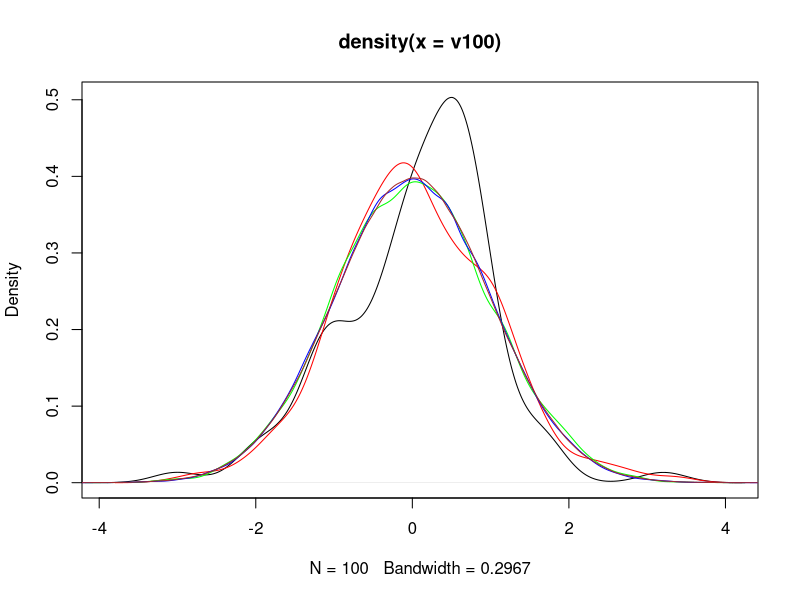
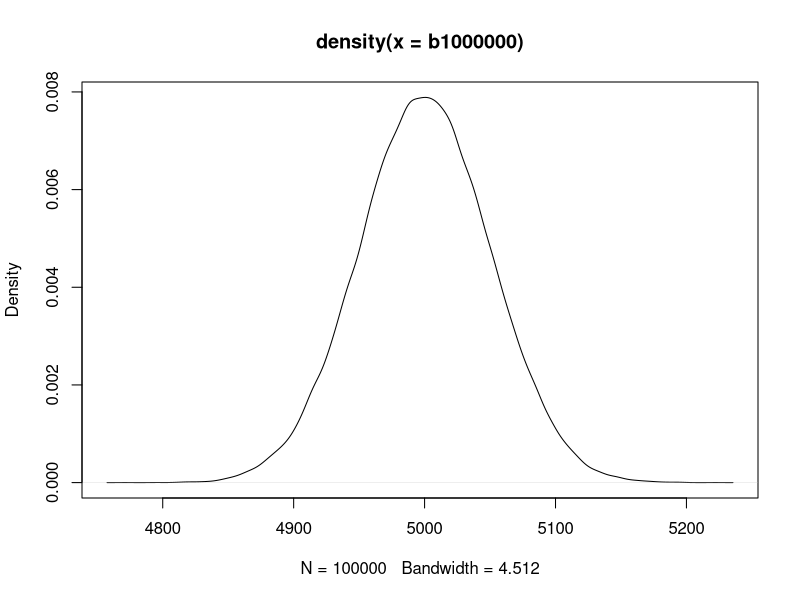
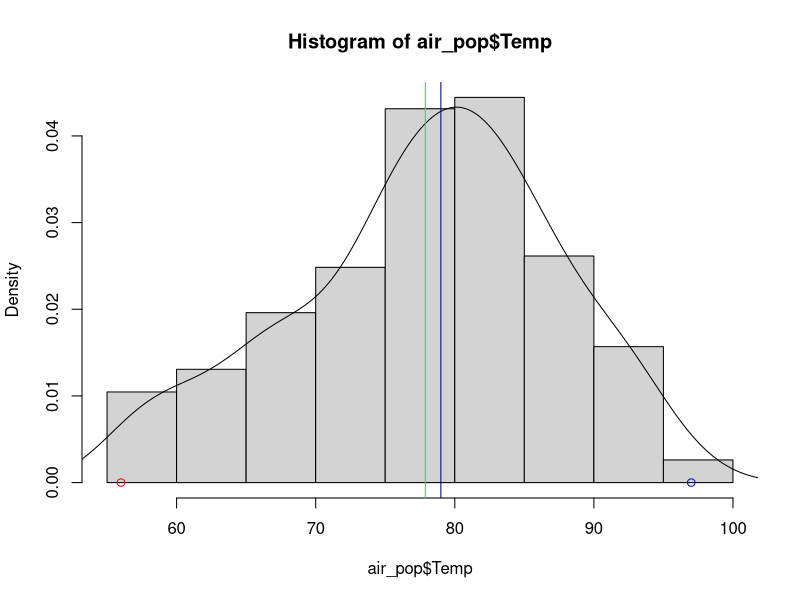
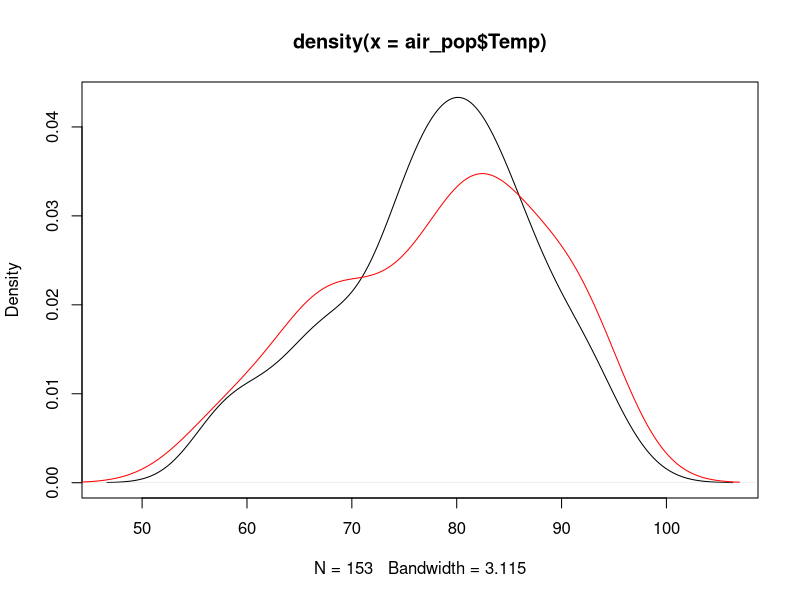

Here is the R script that generated these plots, in order:
# Lab 5 Script: Descriptive Statistics & Data Visualization
# The University of Texas at San Antonio
# URP-5393: Urban Planning Methods II


#---- Objectives ----
# In this Lab you will learn to:

# 0. Learn about the difference between statistics (sample) and analytics (population)
# 1. Learn how to apply general descriptive statistic metrics
# 2. Learn how to use appropriate visualization methods

#---- Part 0. Population vs. Sample ----

# Law of Large Numbers
## More data on something will converge to the mean 

sample(x = 1:6,size = 1) # dice experiment


v100<-rnorm(n = 100,mean = 0,sd = 1)
v1000<-rnorm(n = 1000,mean = 0,sd = 1)
v10000<-rnorm(n = 10000,mean = 0,sd = 1)
v100000<-rnorm(n = 100000,mean = 0,sd = 1)
v1000000<-rnorm(n = 1000000,mean = 0,sd = 1)

plot(density(v100))
lines(density(v1000),col='red')
lines(density(v10000),col='green')
lines(density(v100000),col='blue')
lines(density(v1000000),col='brown')


b100<-rbinom(n = 100,size =10,prob = 0.5)
b1000<-rbinom(n = 1000,size =10,prob = 0.5)
b10000<-rbinom(n = 10000,size =10,prob = 0.5)
b100000<-rbinom(n = 100000,size =10,prob = 0.5)
b1000000<-rbinom(n = 100000,size =10000,prob = 0.5)

plot(density(b1000000))


# Let's imagine that this is a dataset containing ALL (the population) of air quality data 
library(data.table)

air_pop<-data.table(datasets::airquality)


View(air_pop)

str(air_pop)
air_pop[,summary(Temp)]
air_pop[,.(mean(Temp),sd(Temp))]


hist(air_pop$Temp,freq = F,breaks = 10)
lines(density(air_pop$Temp))
points(x=min(air_pop$Temp),y=0,col='red')
points(x=max(air_pop$Temp),y=0,col='blue')
abline(v=mean(air_pop$Temp),col='green')
abline(v=quantile(air_pop$Temp,probs = 0.5),col='darkblue')

# library(ggplot2)
# 
# ggplot(data = air_pop,aes(x=Temp,y = after_stat(density)))+
#   geom_histogram(bins=10)+
#   geom_density()

#Let's take a sample

air_sample_temp<-sample(air_pop$Temp,size = 50)

plot(density(air_pop$Temp))
lines(density(air_sample_temp),col='red')
